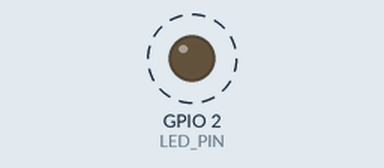
The program below on a simulated ESP32-S3. Parts: output pins drawn as LEDs (lit = HIGH). Dashed ring = blinking. What the program prints to the serial monitor is not drawn.

Above: at 0.5 s.
Timing chart, 0 to 4.6 s (numbered marks = the images above):
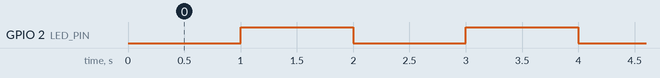

The program:

main.cpp
```cpp
#include <Arduino.h>

// Використовуємо світлодіод, пін 2
#define LED_PIN 2

// Змінна для зберігання структури таймера
hw_timer_t * timer = NULL;

// Змінна для відстеження стану світлодіода (volatile, бо змінюється в перериванні)
volatile bool ledState = false;

// Обробник переривання (ISR) - виконується в IRAM для швидкої роботи
void IRAM_ATTR onTimer()
{
  ledState = !ledState;
  digitalWrite(LED_PIN, ledState);
}

void setup()
{
  Serial.begin(115200);
  pinMode(LED_PIN, OUTPUT);

  /*
    1. timerBegin(номер_таймера, дільник, рахувати_вгору)
    - Номер таймера: 0 (доступно від 0 до 3)
    - Дільник (Prescaler): 80. Базова частота шини APB становить 80 МГц.
      80 000 000 Гц / 80 = 1 000 000 тіків на секунду (1 тік = 1 мікросекунда).
    - true: лічильник рахує вгору.
  */
  timer = timerBegin(0, 80, true);

  /*
    2. timerAttachInterrupt(таймер, обробник, тип_спрацьовування)
    - Прив'язуємо нашу функцію onTimer до створеного таймера.
    - true: генерувати переривання по фронту (edge).
  */
  timerAttachInterrupt(timer, &onTimer, true);

  /*
    3. timerAlarmWrite(таймер, кількість_тіків, автоперезапуск)
    - Оскільки частота 1 000 000 тіків/сек, значення 1000000 означає рівно 1 секунду.
    - true: таймер автоматично перезапускається після спрацьовування (циклічний).
  */
  timerAlarmWrite(timer, 1000000, true);

  /*
    4. timerAlarmEnable(таймер)
    - Активуємо будильник (alarm) таймера.
  */
  timerAlarmEnable(timer);

  Serial.println("Таймер успішно запущено за старим API!");
}

void loop()
{
  // Основний цикл залишається вільним
  delay(1000);
}
```

Measured:
- by itself, GPIO 2 (LED_PIN): alternates HIGH for 1.0 s and LOW for 1.0 s
